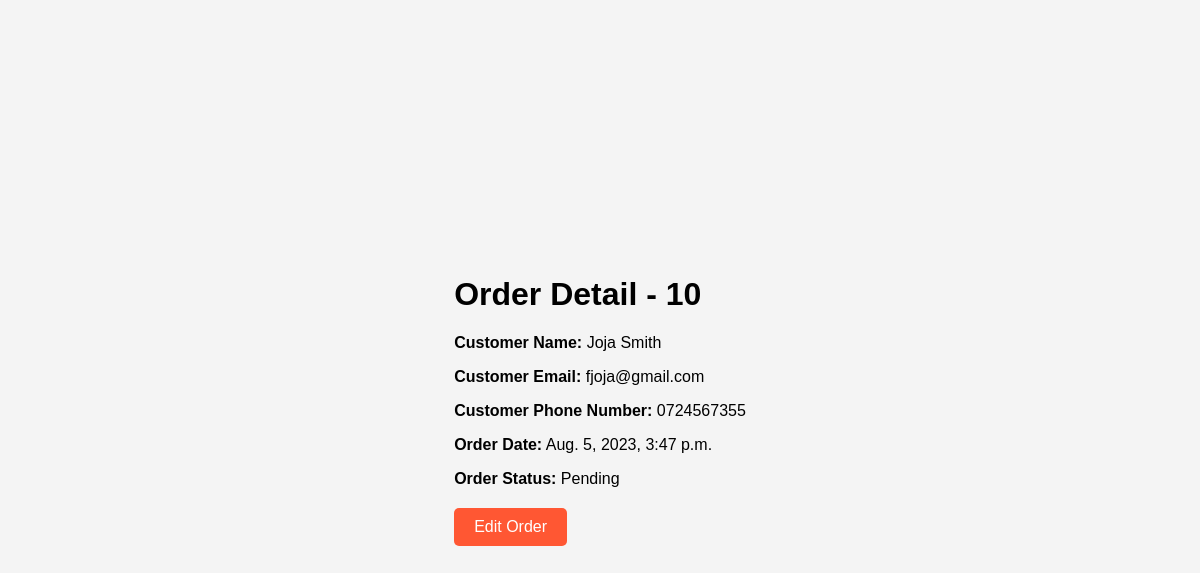
Page /order/orders/detail/10/ on the earlier database version.
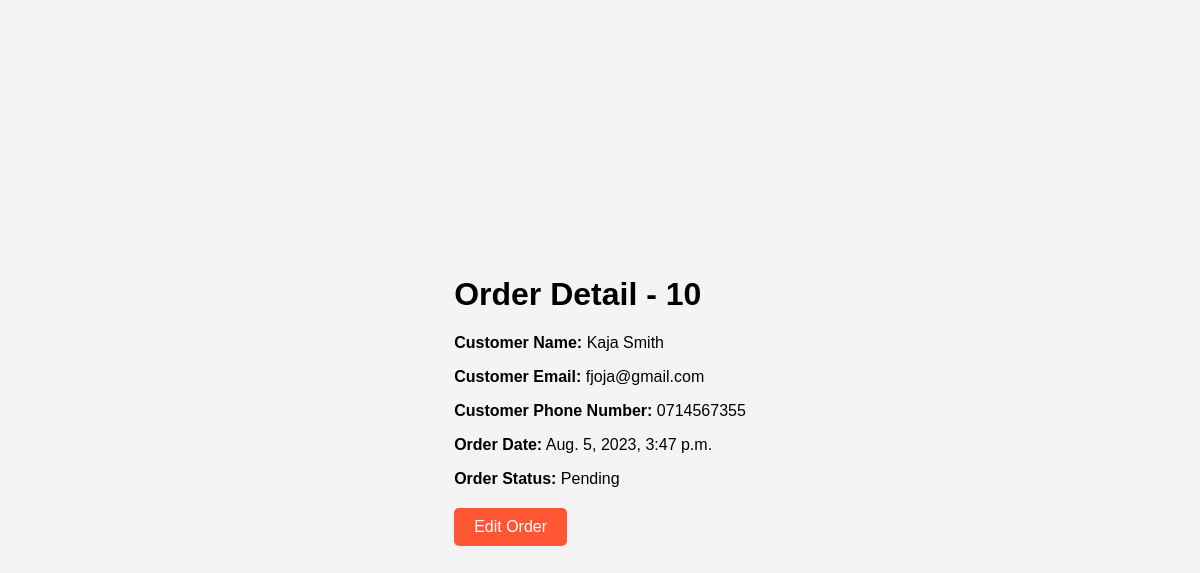
Same page on the later database version.
### order/models.py (models this page shows)
class Order(models.Model):
    order_number = models.CharField(max_length=32, unique=True)
    customer_name = models.CharField(max_length=32)
    customer_email = models.EmailField(max_length=255)
    customer_phone_number = models.CharField(max_length=15)
    order_date = models.DateTimeField(auto_now_add=True)
    order_status = models.CharField(max_length=16, choices=[
        ('Pending', 'Pending'),
        ('Shipped', 'Shipped'),
        ('Delivered', 'Delivered'),
        ('Canceled', 'Canceled'),
    ])
    delivery=models.ForeignKey(Delivery,null=True, on_delete=models.CASCADE)
    class Meta:
        verbose_name_plural = "Order"

### order/views.py (the view)
# urls.py: path("orders/detail/<str:order_number>/",order_detail, name="order_detail"),
def order_detail(request, order_number):
    order = get_object_or_404(Order, order_number=order_number)
    return render(request, 'order/order_detail.html', {'order': order})

### templates/order/order_detail.html (shortened to what this page needs)
<!DOCTYPE html>
<html lang="en">
<head>
</head>
<body>
    <div class="container">
        <h1>Order Detail - {{ order.order_number }}</h1>
        <p><strong>Customer Name:</strong> {{ order.customer_name }}</p>
        <p><strong>Customer Email:</strong> {{ order.customer_email }}</p>
        <p><strong>Customer Phone Number:</strong> {{ order.customer_phone_number }}</p>
        <p><strong>Order Date:</strong> {{ order.order_date }}</p>
        <p><strong>Order Status:</strong> {{ order.get_order_status_display }}</p>
        <div class="edit-button">
            <a href="{% url 'edit_order' order.order_number %}">Edit Order</a>
        </div>
    </div>
</body>
</html>

Differences in the rows shown:
changed Order "fjoja@gmail.com": customer_name "Joja Smith" → "Kaja Smith"; customer_phone_number "0724567355" → "0714567355"
